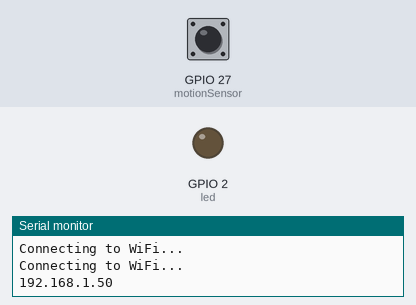
This program was run on a simulated ESP32. On the bench: output pins drawn as LEDs (lit = HIGH), the last lines printed to the serial monitor. The test bench sets the inputs (shaded band); at power-on: GPIO 27 (motionSensor) HIGH. WiFi joins after 1.5 s; servers stay silent unless stated.

Above: at 3.2 s.
3.3 s: GPIO 27 (motionSensor) pulsed LOW 2 times (0.12 s each, 0.3 s apart)
At 4.3 s:
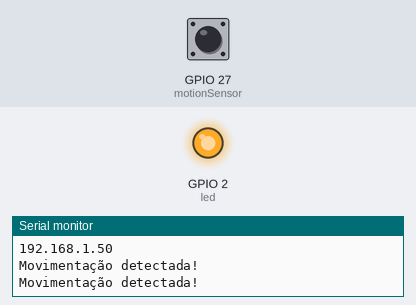
Timing chart, 0 to 8.5 s (numbered marks = the images above; inputs shaded):
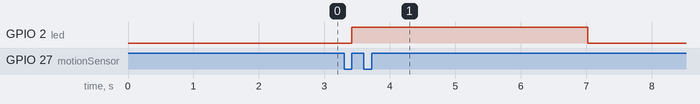

Measured:
- after the input at 3.3 s, GPIO 2 (led): LOW → HIGH after 0.12 s, → LOW 3.6 s later

The program:

main.cpp
```cpp
#include <WiFi.h>
#include <WiFiClientSecure.h>
#include <UniversalTelegramBot.h>
#include <ArduinoJson.h>

#define timeSeconds 3

const char* SSID = "";
const char* PASSWORD = "";

#define BOT_TOKEN ""
#define CHAT_ID ""

WiFiClientSecure client;
UniversalTelegramBot bot(BOT_TOKEN, client);

int botRequestDelay = 1000;
unsigned long lastTimeBotRan;

const int led = 2;
const int motionSensor = 27;

unsigned long now = millis();
unsigned long lastTrigger = 0;
boolean startTimer = false;

void IRAM_ATTR detectsMovement() {
  Serial.println("Movimentação detectada!");
  digitalWrite(led, HIGH);
  startTimer = true;
  lastTrigger = millis();
}

void setup() {
  Serial.begin(115200);

  pinMode(motionSensor, INPUT_PULLUP);

  attachInterrupt(digitalPinToInterrupt(motionSensor), detectsMovement, RISING);

  pinMode(led, OUTPUT);
  digitalWrite(led, LOW);

  WiFi.mode(WIFI_STA);
  WiFi.begin(SSID, PASSWORD);

  while (WiFi.status() != WL_CONNECTED)
  {
    delay(1000);
    Serial.println("Connecting to WiFi...");
  }

  Serial.println(WiFi.localIP());
}

void loop() {
  now = millis();

  if (startTimer && (now - lastTrigger > (timeSeconds * 1000))) {
    bot.sendMessage(CHAT_ID, "Alguém entrou na sua casa", "");
    Serial.println("Movimentação parada.");
    digitalWrite(led, LOW);
    startTimer = false;
  }
}
```
